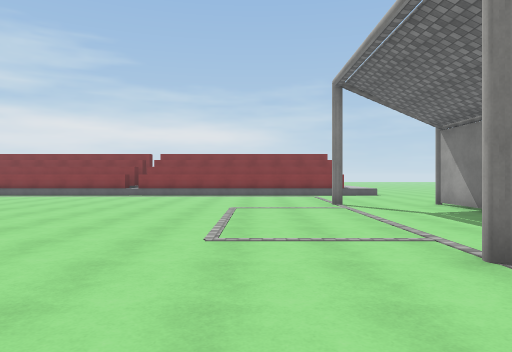
[1] (above)

23 first-person views from a walk through a Unity game level. The camera is 1.4 m above the floor, looks level and sees 70° across. The floor is counted in squares, 2 m on a side. Each view is taken from the middle of a square. On the plan, view 1 faces up. The plan holds only what a view shows up to about 11 squares ahead; the rest is blank. The place goes on beyond the plan. The player is left out. Some animated figures are left out. Some surface patterns are stand-ins.

[2]
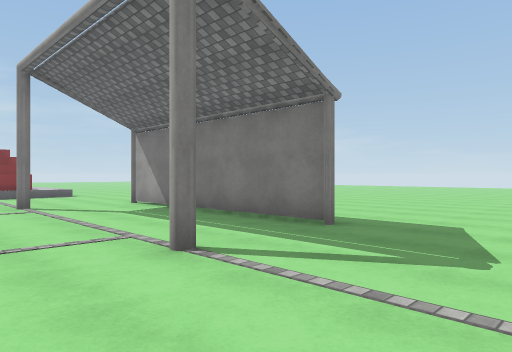

[3]
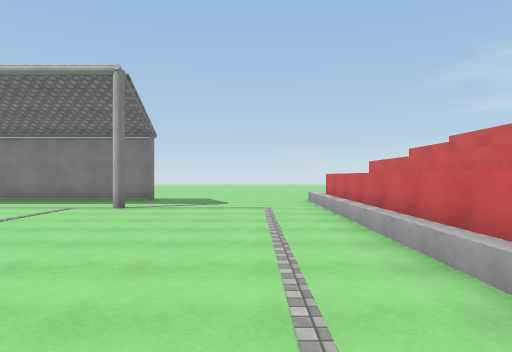

[4]
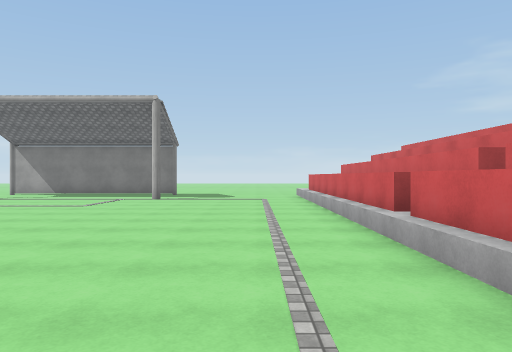

[5]
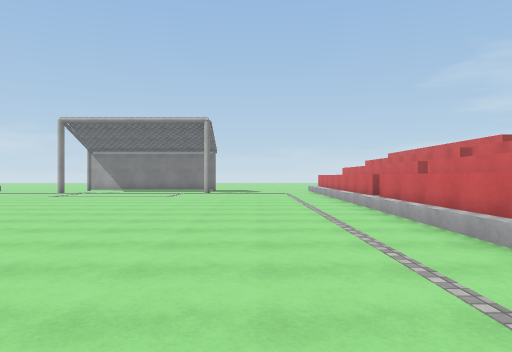

[6]
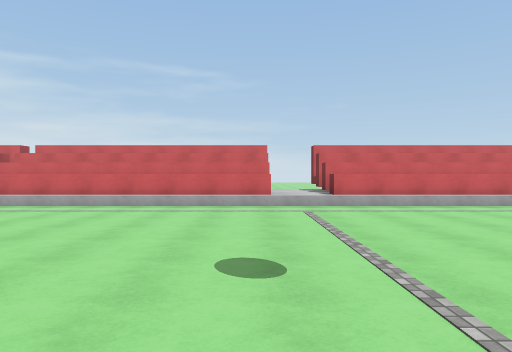

[7]
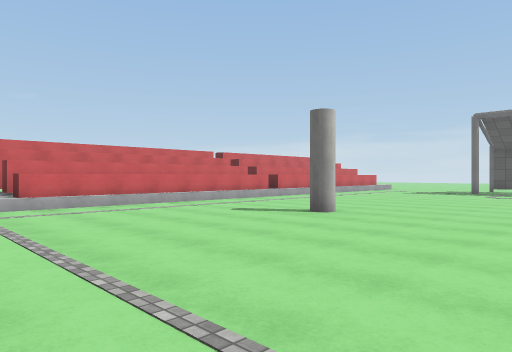

[8]
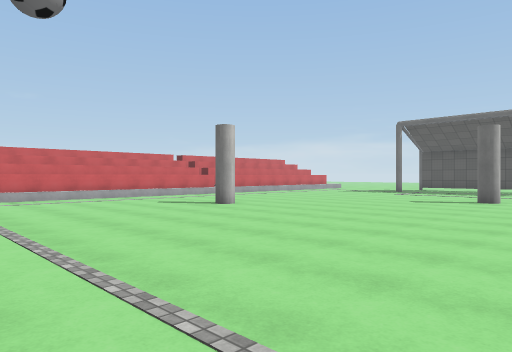

[9]
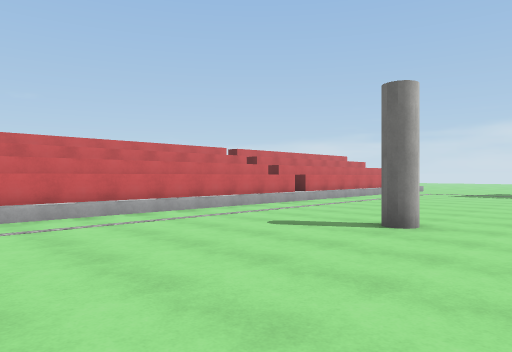

[10]
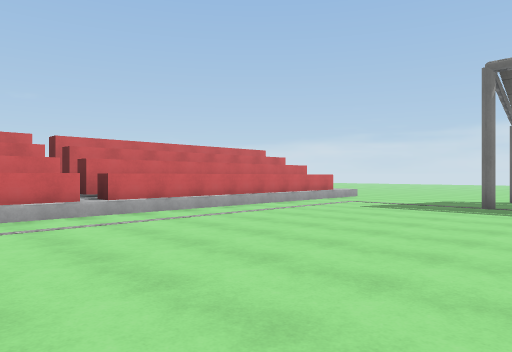

[11]
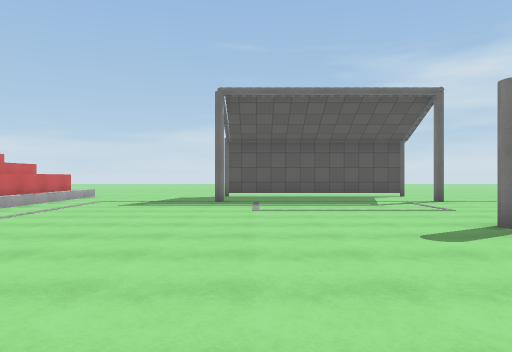

[12]
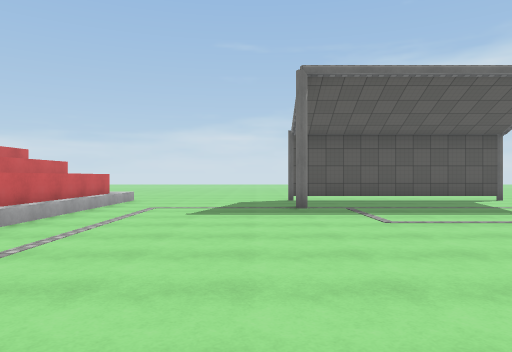

[13]
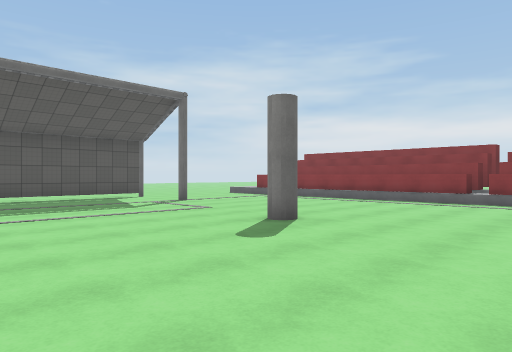

[14]
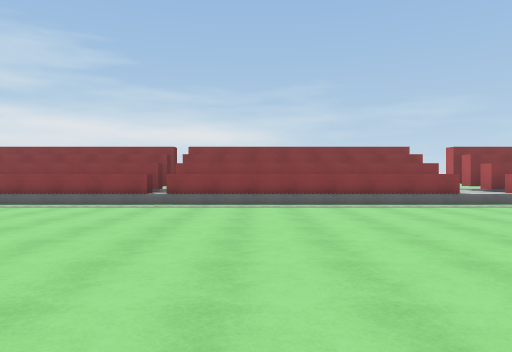

[15]
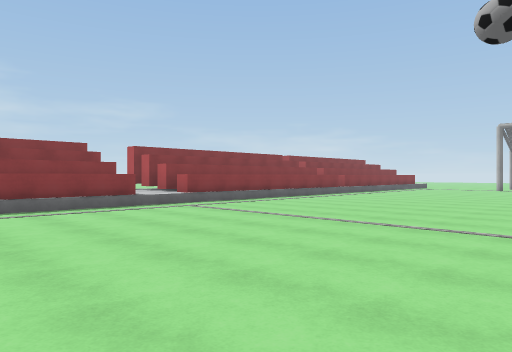

[16]
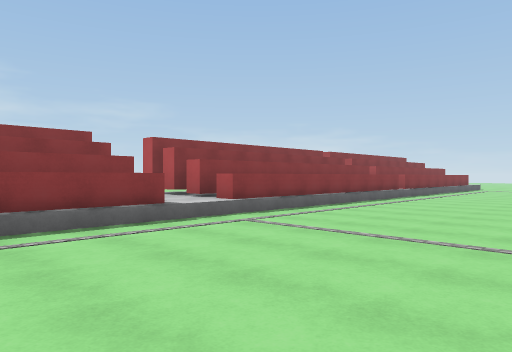

[17]
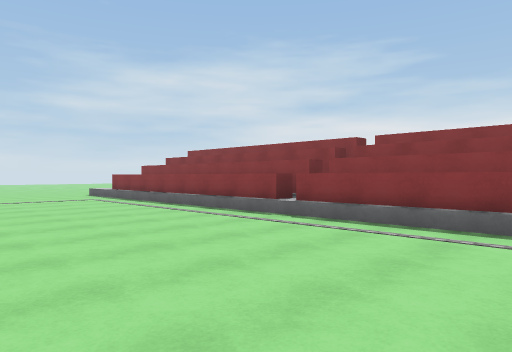

[18]
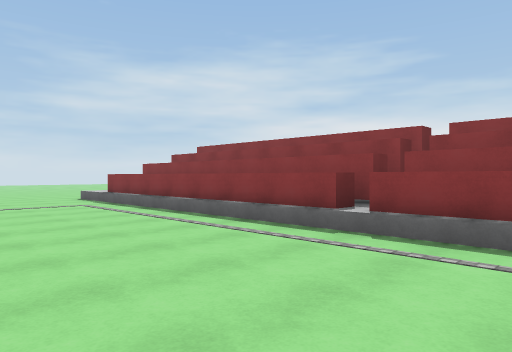

[19]
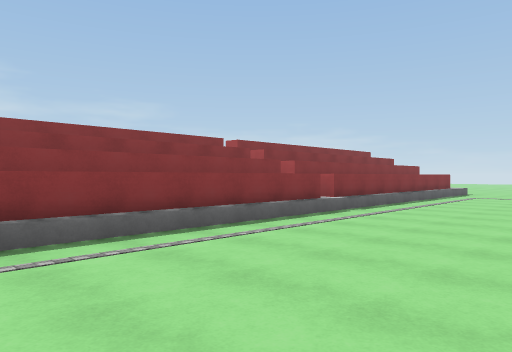

[20]
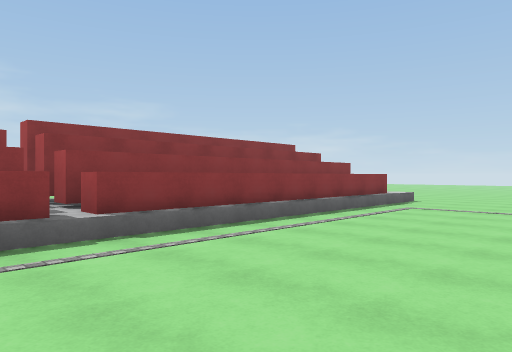

[21]
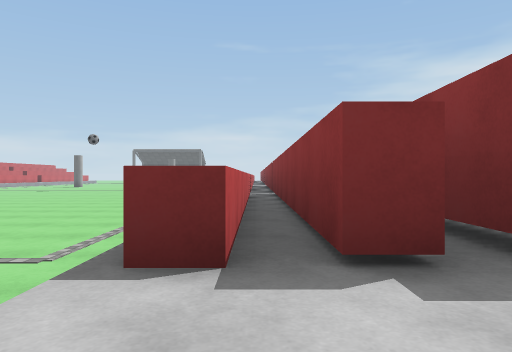

[22]
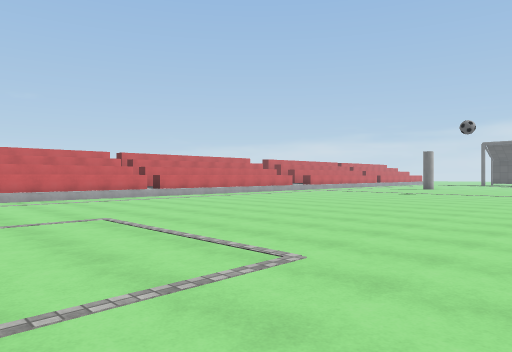

[23]
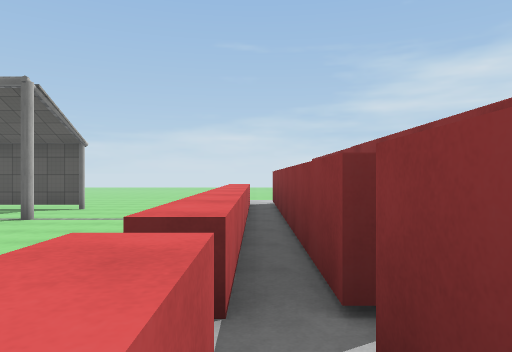

### Floor plan
Key: @ floor where view 1 was taken; # wall or solid block; . main floor; : floor 0.5 m higher than the main floor; / step, stairs or slope; ^ raised ledge; O other object.
Columns run from 31 left of view 1 to 5 right of it. Each row starts with its distance up from view 1.
 15   ################:################:
 14 .:::::::::::      ::     :::::::::::.
 13 .//..............///..............//.
 12 .....................................
 11 .....................................
 10 .....................................
  9 .O.#.............................#..O
  8 .#..................................#
  7 .#......#...........................#
  6 .#..................................#
  5 .#..................................#
  4 .#..................................#
  3 .O.#.........#...................#..O
  2 .....................................
  1 .....................................
  0 ...............................@.....
 -1 .....................................
 -2  :^^^^^^^^^^^^^^^^:^^^^^^^^^^^^^^^^:
 -3   ################:################
 -4          #  ######:########
 -5          #

Positions as (right, up) in squares from view 1, and headings:
1: (0, 0), facing up
2: (0, 0), facing up-right
3: (-6, 0), facing right
4: (-9, 0), facing right
5: (-13, 1), facing right
6: (-12, 7), facing down
7: (-12, 7), facing down-left
8: (-12, 10), facing down-left
9: (-13, 5), facing down-left
10: (-19, 5), facing down-left
11: (-18, 4), facing left
12: (-20, 2), facing left
13: (-19, 3), facing up-left
14: (-19, 4), facing up
15: (-18, 5), facing up-right
16: (-17, 8), facing up-right
17: (-17, 8), facing up-left
18: (-19, 9), facing up-left
19: (-11, 9), facing up-right
20: (-6, 9), facing up-right
21: (5, 14), facing left
22: (2, 10), facing down-left
23: (-20, 14), facing left
